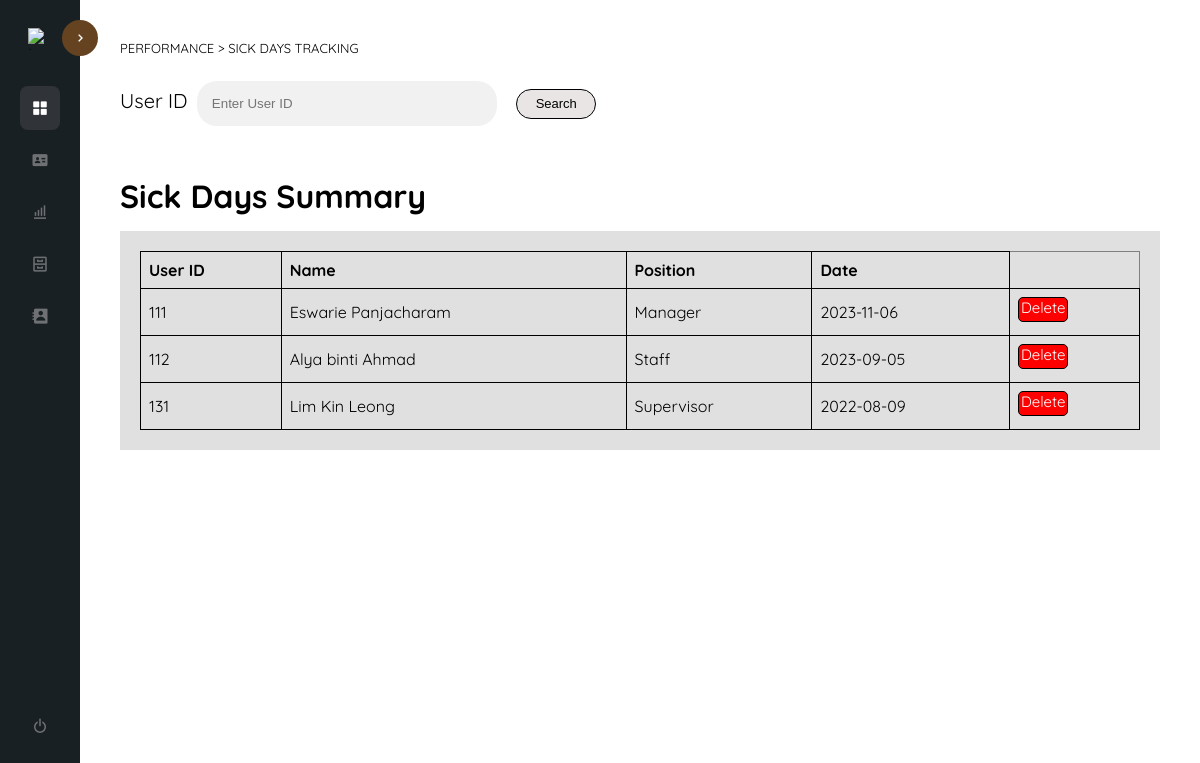
/sickdays.php, run on the app's committed database.
### tables this page shows
CREATE TABLE `sickdays_records` (
  `user_id` int(11) NOT NULL,
  `name` varchar(255) NOT NULL,
  `position` varchar(255) DEFAULT NULL,
  `date` date DEFAULT NULL
);

### sickdays.php (the view, shortened to what this page needs)
<!DOCTYPE html>
    <html lang="en">
        <head>
        <link rel="stylesheet" href="css/style.css" />
        <link href='https://unpkg.com/boxicons@2.1.4/css/boxicons.min.css' rel='stylesheet'>
        </head>
    <body>
        <?php include("sidebar.php")?>
        <div class="content-container">
            <p class="path_leave">PERFORMANCE > <a href="sickdays.php">SICK DAYS TRACKING</a></p>
            <div class="search_container">
                <form method="POST" action="">
                    <div class="textbox-container">
                    <label for="user_id" class="leave_label1">User ID</label>
                    <input type="text" id="user_id" name="search_user_id" placeholder="Enter User ID">
                    <button type="submit" class="btnsearch" name="searchButton">Search</button>
                    </div>
                </form>
            </div><br>
            <h1 class="title">Sick Days Summary</h1>
            <div class="summary_table">
                <?php
                    include("connect.php");
                    if (isset($_POST['search_user_id']) ) {
                        $search_user_id = $_POST['search_user_id'];
                        $sql = "SELECT * FROM sickdays_records WHERE 1";
                        if (!empty($search_user_id)) {
                            $sql .= " AND user_id = '$search_user_id'";
                        }
                    }
                    else {
                            $sql = "SELECT * FROM sickdays_records";
                        }
                    $result = $conn->query($sql);
                    if ($result->num_rows > 0) {
                        echo "<table border='1'>";
                        echo "<thead>";
                        echo "<tr><th>User ID</th><th>Name</th><th>Position</th><th>Date</th></tr>";
                        echo "</thead>";
                        echo "<tbody>";
                        while ($row = $result->fetch_assoc()) {
                        echo "<tr><td>" . $row["user_id"];
                        echo "</td><td>" . $row["name"];
                        echo "</td><td>" . $row["position"];
                        echo "</td><td>". $row["date"];
                        echo "</td><td>
                            <div class='btn-group'>
                                <a href='sickdays.php?user_id=$row[user_id]' class='btn2' value='Delete'>Delete</a>
                            </div>";
                        echo "</td></tr>";
                        }
                        echo "</tbody>";
                        echo "</table>";
                    }
                    else {
                        echo "No results found";
                        }
                    ?>
                </div>
            </div>
    </body>
</html>

### assets/css/style.css (style rules this page uses)
:root { --p-color: #192023; --s-color: #303439; --bradius: .5rem; }
* { margin: 0; padding: 0; box-sizing: border-box; }
body { font-family: 'Quicksand', sans-serif; }
a { text-decoration: none; color: inherit; }
.content-container { width: calc(100% - 5rem); margin: 0 0 0 auto; padding: 2.5rem; transition: width .5s; }
.path_leave { font-size: 13px; color: black; padding-bottom: 10px; }
.search_container { display: flex; padding-top: 10px; }
input[type=text] { width: 300px; padding: 15px; margin: 5px 0 0 0; display: inline-block; border: none; background: #f1f1f1; border-radius: 20px; }
.leave_label1 { font-size: 20px; padding-top: 13px; padding-right: 5px; }
.btnsearch, .btnsearch2 { height: 30px; width: 80px; font-size: 13px; margin-left: 15px; background-color: rgb(234, 229, 229); border: 1px solid rgb(0, 0, 0); border-radius: 20px; cursor: pointer; }
.summary_table { margin-top: 10px; background-color: rgb(224, 224, 224); padding: 20px 20px; height: auto; }
table { border-collapse: collapse; width: 100%; }
td, th { border: 1px solid #000000; text-align: left; padding: 8px; }
.title { text-align: left; margin-top: 30px; margin-bottom: 15px; }
.btn-group .btn1, .btn-group .btn2 { height: 25px; width: 50px; display: block; border: 1px solid black; color: white; cursor: pointer; border-radius: 5px; text-align: center; font-size: 15px; }
.btn2 { margin-bottom: 5px; background-color: red; }

### data on the page
sickdays_records: user_id "111", name "Eswarie Panjacharam", position "Manager", date "2023-11-06"
sickdays_records: user_id "112", name "Alya binti Ahmad", position "Staff", date "2023-09-05"
sickdays_records: user_id "131", name "Lim Kin Leong", position "Supervisor", date "2022-08-09"
